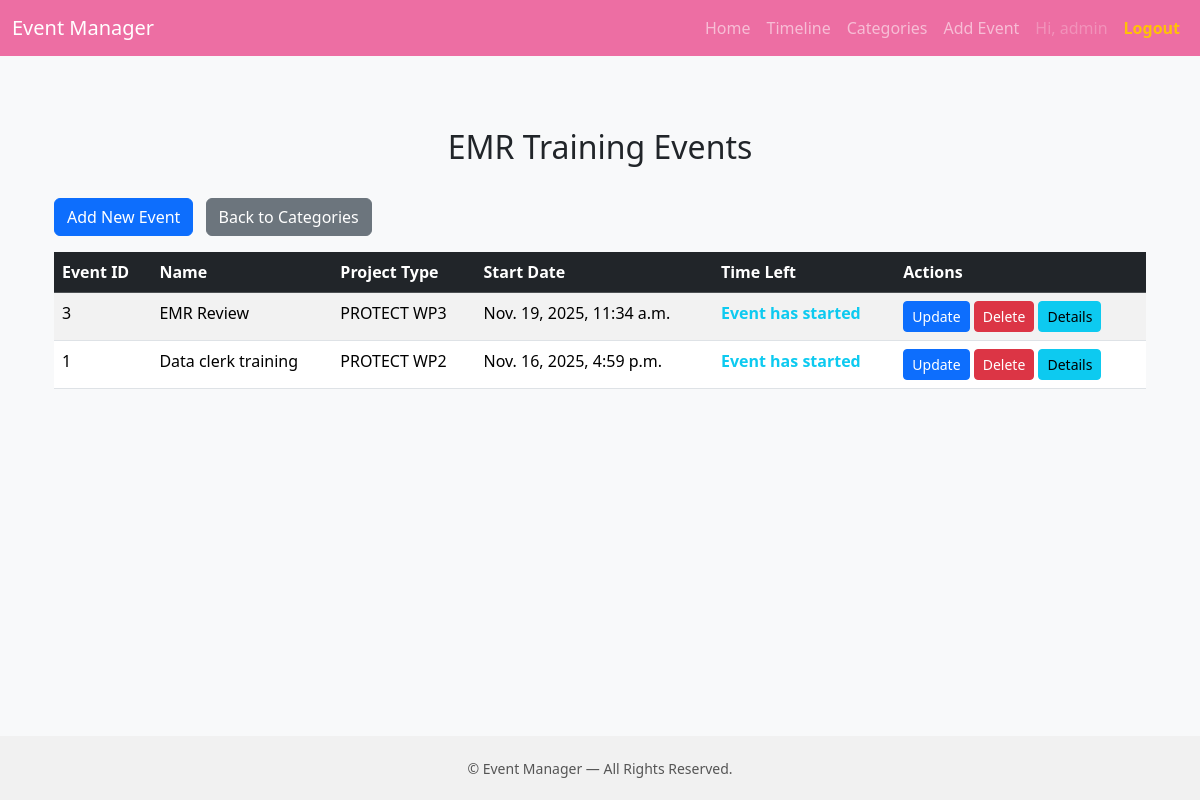
Screenshot of /categories/1/ (signed in) with the database file from the repository.
### ems/models.py (models this page shows, shortened)
class Category(models.Model):
    name = models.CharField(max_length=100, unique=True)

class Event(models.Model):
    PROJECT_TYPES = [
        ('kwp2', 'PROTECT WP2'),
        ('kwp3', 'PROTECT WP3'),
        ('kwp', 'PROTECT WP4'),
        ('other', 'Other'),
    ]
    event_id = models.CharField(
        max_length=20,
        unique=True,
        default=generate_event_id,
        editable=False,
        help_text="e.g., EV-20251109-1A2"
    )
    user = models.ForeignKey(User, on_delete=models.CASCADE)
    name = models.CharField(max_length=150)
    category = models.ForeignKey(Category, on_delete=models.CASCADE)
    project_type = models.CharField(max_length=50, choices=PROJECT_TYPES)
    start_date = models.DateTimeField()
    end_date = models.DateTimeField()
    description = models.TextField(default='')
    location = models.CharField(max_length=255, default='')
    organizer = models.CharField(max_length=100, default='')
    participants = models.TextField(blank=True, null=True, help_text="Comma-separated list of participants")
    created_at = models.DateTimeField(auto_now_add=True)
    updated_at = models.DateTimeField(auto_now=True)

### ems/views.py (the view)
# urls.py: path('categories/<int:category_id>/', views.category_events, name='category_events'),
@login_required(login_url='login')
def category_events(request, category_id):
    category = get_object_or_404(Category, pk=category_id)
    events = category.event_set.all().order_by('-start_date')
    return render(request, 'ems/category_events.html', {'category': category, 'events': events})

### ems/templates/ems/category_events.html (shortened to what this page needs)
{% extends 'ems/base.html' %}
{% block content %}
<div class="container mt-5">
  <h2 class="text-center">{{ category.name }} Events</h2>
  <br>
  <div class="mb-3">
    <a href="{% url 'create_event' %}" class="btn btn-primary">Add New Event</a>
    <a href="{% url 'category_list' %}" class="btn btn-secondary ms-2">Back to Categories</a>
  </div>
  <table id="eventTable" class="table table-striped">
    <thead class="table-dark">
      <tr>
        <th>Event ID</th>
        <th>Name</th>
        <th>Project Type</th>
        <th>Start Date</th>
        <th>Time Left</th>
        <th>Actions</th>
      </tr>
    </thead>
    <tbody>
      {% for event in events %}
      <tr>
        <td>{{ event.id }}</td>
        <td>{{ event.name }}</td>
        <td>{{ event.get_project_type_display }}</td>
        <td>{{ event.start_date }}</td>
        <td><div id="countdown_{{ event.id }}" class="countdown-timer text-info fw-bold"></div></td>
        <td>
          <a href="{% url 'update_event' event.id %}" class="btn btn-primary btn-sm">Update</a>
          <form method="post" action="{% url 'delete_event' event.id %}" style="display:inline;">
            <button type="submit" class="btn btn-danger btn-sm">Delete</button>
          </form>
          <button type="button" class="btn btn-info btn-sm" data-bs-toggle="modal" data-bs-target="#eventModal_{{ event.id }}">Details</button>
        </td>
      </tr>
      {% empty %}
      <tr>
        <td colspan="6" class="text-center text-muted">No events found in this category.</td>
      </tr>
      {% endfor %}
    </tbody>
  </table>
</div>
{% endblock %}

### ems/templates/ems/base.html (shortened to what this page needs)
<!DOCTYPE html>
<html lang="en">
<head>
    <link href="https://cdn.jsdelivr.net/npm/bootstrap@5.3.3/dist/css/bootstrap.min.css" rel="stylesheet">
</head>
<body>
    <nav class="navbar navbar-expand-lg navbar-dark" style="background-color: #ED6EA3;">
        <div class="container-fluid">
            <a class="navbar-brand" href="{% url 'category_list' %}">Event Manager</a>
            <div class="collapse navbar-collapse" id="navbarNav">
                <ul class="navbar-nav ms-auto">
                    <li class="nav-item"><a class="nav-link" href="{% url 'home' %}">Home</a></li>
                    <li class="nav-item"><a class="nav-link" href="{% url 'event_timeline' %}">Timeline</a></li>
                    <li class="nav-item"><a class="nav-link" href="{% url 'category_list' %}">Categories</a></li>
                    <li class="nav-item"><a class="nav-link" href="{% url 'create_event' %}">Add Event</a></li>
                    {% if user.is_authenticated %}
                        <li class="nav-item">
                            <span class="nav-link disabled">Hi, {{ user.username }}</span>
                        </li>
                        <li class="nav-item">
                            <a class="nav-link text-warning fw-bold" href="{% url 'logout' %}">Logout</a>
                        </li>
                    {% else %}
                        <li class="nav-item">
                            <a class="nav-link text-light fw-bold" href="{% url 'login' %}">Login</a>
                        </li>
                    {% endif %}
                </ul>
            </div>
        </div>
    </nav>
    <div class="container mt-4">
        {% block content %}{% endblock %}
    </div>
    <footer class="text-center">
        <small>&copy; {{ now|date:"Y" }} Event Manager — All Rights Reserved.</small>
    </footer>
</body>
</html>

### ems/templates/ems/base.html (style rules this page uses)
body { background-color: #f8f9fa; min-height: 100vh; display: flex; flex-direction: column; }
.container { flex: 1; }
footer { margin-top: auto; padding: 20px 0; background-color: #f1f1f1; color: #555; }

### rows the page displays
Category: name "EMR Training"
Event: id "3", name "EMR Review", project_type "PROTECT WP3", start_date "Nov. 19, 2025, 11:34 a.m."
Event: id "1", name "Data clerk training", project_type "PROTECT WP2", start_date "Nov. 16, 2025, 4:59 p.m."

### other values shown
{{ user.username }} "admin"
